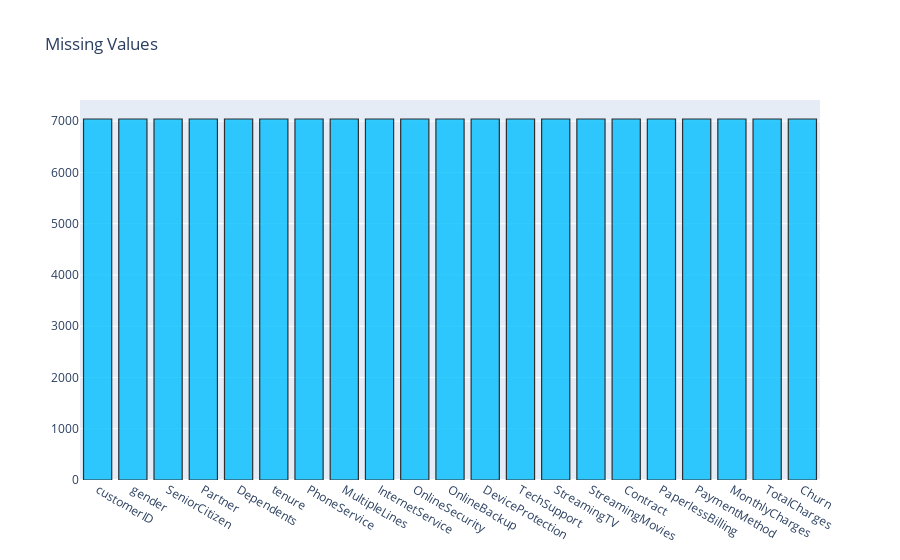

The notebook cell this image was saved under:
### Code cell
null_feat = pd.DataFrame(len(data['Churn']) - data.isnull().sum(), columns = ['Count'])

trace = go.Bar(x = null_feat.index, y = null_feat['Count'] ,opacity = 0.8, marker=dict(color = 'DeepSkyBlue',
        line=dict(color='#000000',width=1.2)))

layout = dict(title =  "Missing Values")
                    
fig = dict(data = [trace], layout=layout)
py.iplot(fig)

### Figure 1 — Plotly figure (JSON) as saved in the notebook; plotly's stock layout.template omitted (floating-point values rounded to 4 significant figures)
{"data": [{"marker": {"color": "DeepSkyBlue", "line": {"color": "#000000", "width": 1.2}}, "opacity": 0.8, "type": "bar", "x": ["customerID", "gender", "SeniorCitizen", "Partner", "Dependents", "tenure", "PhoneService", "MultipleLines", "InternetService", "OnlineSecurity", "OnlineBackup", "DeviceProtection", "TechSupport", "StreamingTV", "StreamingMovies", "Contract", "PaperlessBilling", "PaymentMethod", "MonthlyCharges", "TotalCharges", "Churn"], "y": [7043, 7043, 7043, 7043, 7043, 7043, 7043, 7043, 7043, 7043, 7043, 7043, 7043, 7043, 7043, 7043, 7043, 7043, 7043, 7043, 7043]}], "layout": {"title": {"text": "Missing Values"}}}
